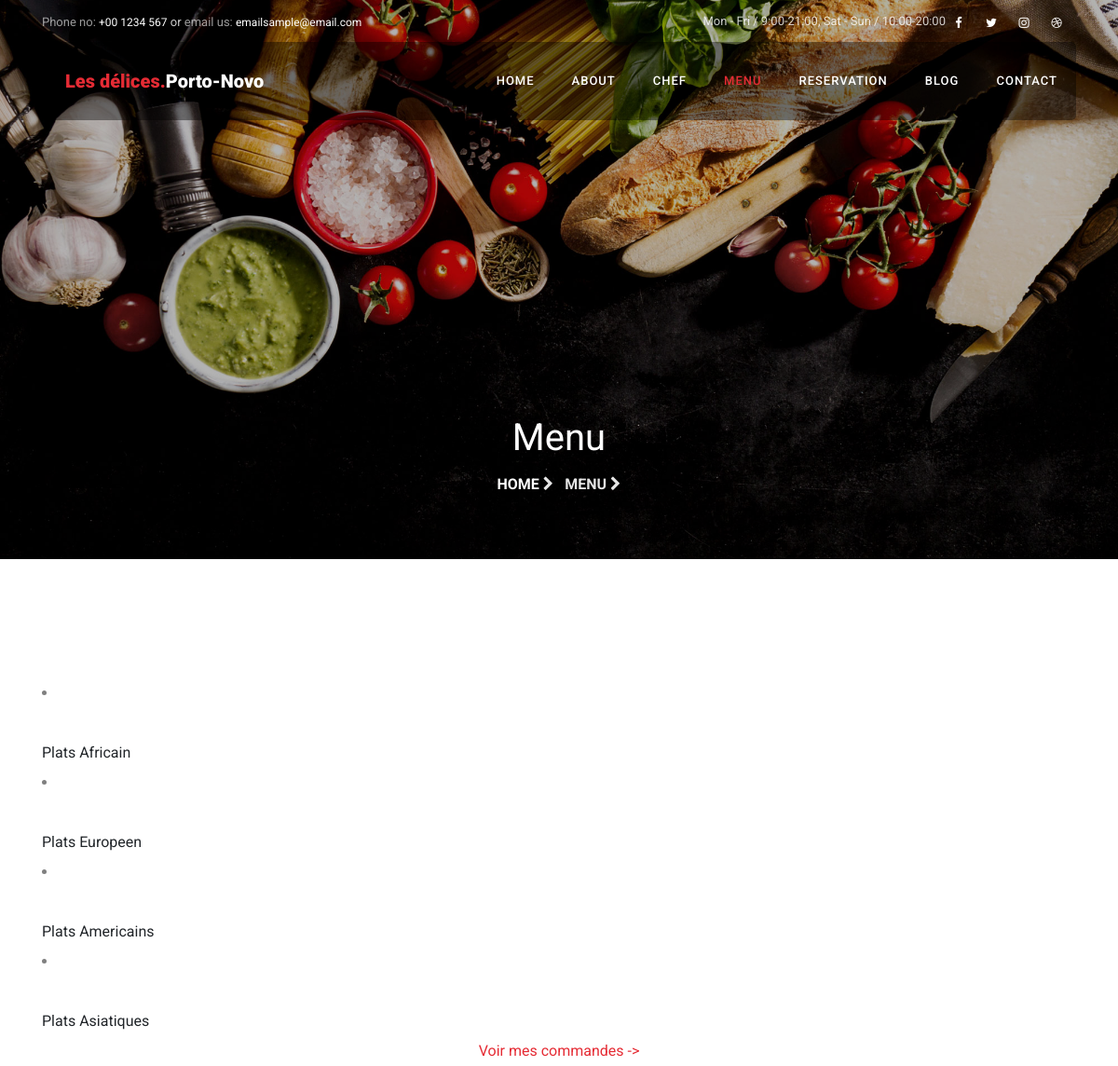
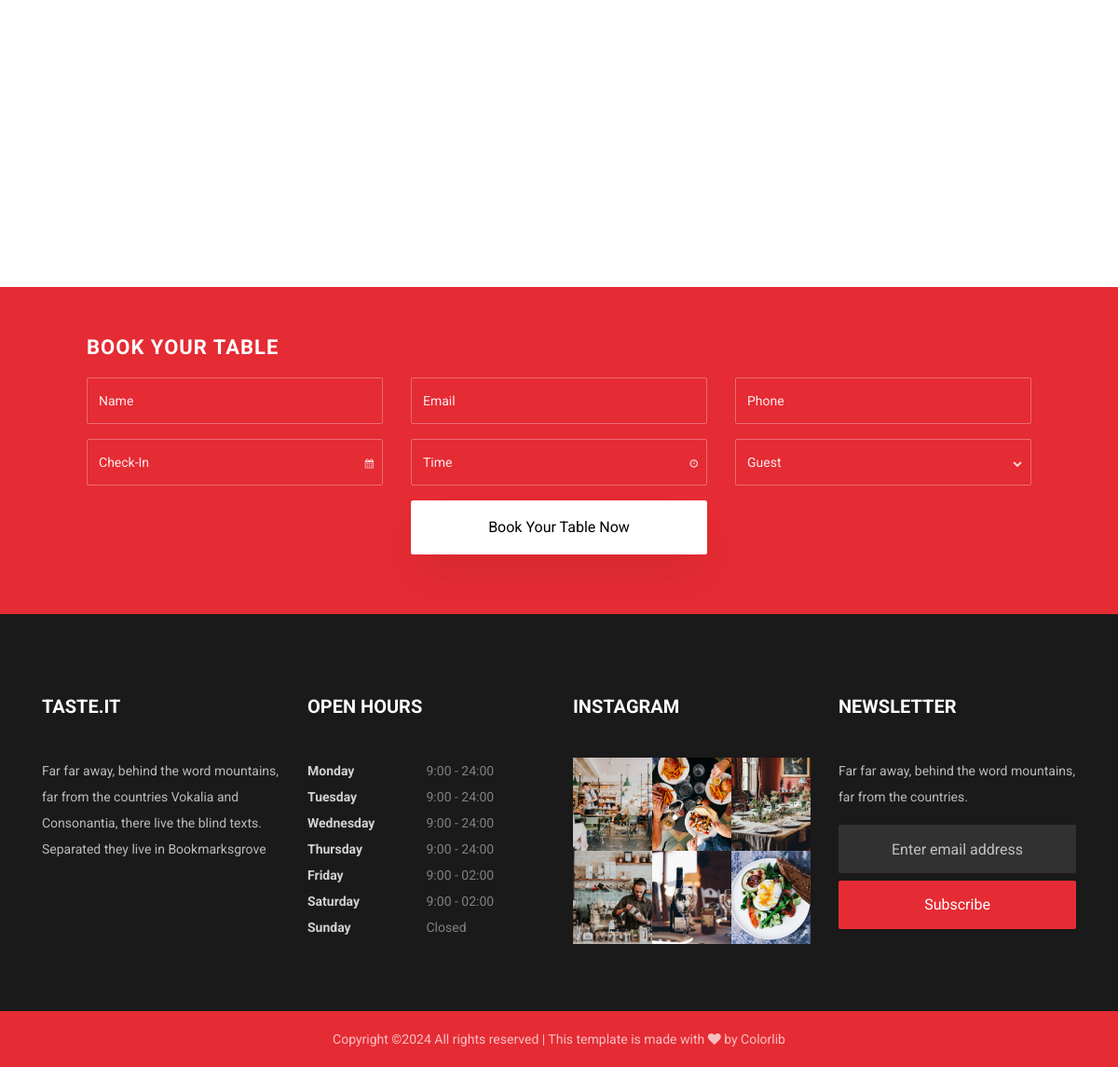
Page /menu.php?cat=1 on the committed database (2 pictures, top to bottom).
### tables this page shows
CREATE TABLE `categorie` (
  `id` int(11) NOT NULL,
  `categorie` varchar(100) NOT NULL
);

### menu.php (the view, shortened to what this page needs)
<?php
 require 'config.php';
 $categorie = $bd -> query("SELECT * FROM categorie")->fetchAll();
?>
<!DOCTYPE html>
<html lang="en">
<head>
	<link rel="stylesheet" href="https://stackpath.bootstrapcdn.com/font-awesome/4.7.0/css/font-awesome.min.css">
	<link rel="stylesheet" href="css/animate.css">
	<link rel="stylesheet" href="css/owl.carousel.min.css">
	<link rel="stylesheet" href="css/owl.theme.default.min.css">
	<link rel="stylesheet" href="css/magnific-popup.css">
	<link rel="stylesheet" href="css/bootstrap-datepicker.css">
	<link rel="stylesheet" href="css/jquery.timepicker.css">
	<link rel="stylesheet" href="css/flaticon.css">
	<link rel="stylesheet" href="css/style.css">
</head>
<body>
	<div class="wrap">
		<div class="container">
			<div class="row justify-content-between">
				<div class="col-12 col-md d-flex align-items-center">
					<p class="mb-0 phone"><span class="mailus">Phone no:</span> <a href="#">+00 1234 567</a> or <span class="mailus">email us:</span> <a href="#">emailsample@email.com</a></p>
				</div>
				<div class="col-12 col-md d-flex justify-content-md-end">
					<p class="mb-0">Mon - Fri / 9:00-21:00, Sat - Sun / 10:00-20:00</p>
					<div class="social-media">
						<p class="mb-0 d-flex">
							<a href="#" class="d-flex align-items-center justify-content-center"><span class="fa fa-facebook"><i class="sr-only">Facebook</i></span></a>
							<a href="#" class="d-flex align-items-center justify-content-center"><span class="fa fa-twitter"><i class="sr-only">Twitter</i></span></a>
							<a href="#" class="d-flex align-items-center justify-content-center"><span class="fa fa-instagram"><i class="sr-only">Instagram</i></span></a>
							<a href="#" class="d-flex align-items-center justify-content-center"><span class="fa fa-dribbble"><i class="sr-only">Dribbble</i></span></a>
						</p>
					</div>
				</div>
			</div>
		</div>
	</div>
	<nav class="navbar navbar-expand-lg navbar-dark ftco_navbar bg-dark ftco-navbar-light" id="ftco-navbar">
		<div class="container">
			<a class="navbar-brand" href="index.php">Les délices.<span>Porto-Novo</span></a>
			<div class="collapse navbar-collapse" id="ftco-nav">
				<ul class="navbar-nav ml-auto">
					<li class="nav-item"><a href="index.php" class="nav-link">Home</a></li>
					<li class="nav-item"><a href="about.php" class="nav-link">About</a></li>
					<li class="nav-item"><a href="chef.php" class="nav-link">Chef</a></li>
					<li class="nav-item active"><a href="menu.php" class="nav-link">Menu</a></li>
					<li class="nav-item"><a href="reservation.php" class="nav-link">Reservation</a></li>
					<li class="nav-item"><a href="blog.php" class="nav-link">Blog</a></li>
					<li class="nav-item"><a href="contact.php" class="nav-link">Contact</a></li>
				</ul>
			</div>
		</div>
	</nav>
	<section class="hero-wrap hero-wrap-2" style="background-image: url('images/bg_5.jpg');" data-stellar-background-ratio="0.5">
		<div class="overlay"></div>
		<div class="container">
			<div class="row no-gutters slider-text align-items-end justify-content-center">
				<div class="col-md-9 ftco-animate text-center mb-5">
					<h1 class="mb-2 bread">Menu</h1>
					<p class="breadcrumbs"><span class="mr-2"><a href="index.php">Home <i class="fa fa-chevron-right"></i></a></span> <span>Menu <i class="fa fa-chevron-right"></i></span></p>
				</div>
			</div>
		</div>
	</section>
	<section class="ftco-section">
		<div class="container">
		<?php
                          foreach ($categorie as $cat):
                        ?>
                        <li class="nav-item" >
                            <a class="d-flex align-items-center text-start mx-3 pb-3" data-bs-toggle="pill" href="">
                                <div class="ps-3">
                                    <a href="menu.php?cat=<?= $cat->id?>" style="cursor : pointer" class="text-body" data-filter=""><?= $cat->categorie?></a>
                                </div>
                            </a>
                        </li>
                        <?php
                          endforeach
                        ?>
		<center><a href="./listepanier.php">Voir mes commandes -></a></center>
			<div class="row justify-content-center mb-5 pb-2">
			</div>
	</section>
	<section class="ftco-section ftco-wrap-about bg-primary ftco-no-pb ftco-no-pt">
		<div class="container">
			<div class="row no-gutters">
				<div class="col-sm-12 p-4 p-md-5 d-flex align-items-center justify-content-center bg-primary">
					<form action="#" class="appointment-form">
						<h3 class="mb-3">Book your Table</h3>
						<div class="row justify-content-center">
							<div class="col-md-4">
								<div class="form-group">
									<input type="name" class="form-control" placeholder="Name">
								</div>
							</div>
							<div class="col-md-4">
								<div class="form-group">
									<input type="email" class="form-control" placeholder="Email">
								</div>
							</div>
							<div class="col-md-4">
								<div class="form-group">
									<input type="text" class="form-control" placeholder="Phone">
								</div>
							</div>
							<div class="col-md-4">
								<div class="form-group">
									<div class="input-wrap">
										<div class="icon"><span class="fa fa-calendar"></span></div>
										<input type="text" class="form-control book_date" placeholder="Check-In">
									</div>
								</div>
							</div>
							<div class="col-md-4">
								<div class="form-group">
									<div class="input-wrap">
										<div class="icon"><span class="fa fa-clock-o"></span></div>
										<input type="text" class="form-control book_time" placeholder="Time">
									</div>
								</div>
							</div>
							<div class="col-md-4">
								<div class="form-group">
									<div class="form-field">
										<div class="select-wrap">
											<div class="icon"><span class="fa fa-chevron-down"></span></div>
											<select name="" id="" class="form-control">
												<option value="">Guest</option>
											</select>
										</div>
									</div>
								</div>
							</div>
							<div class="col-md-4">
								<div class="form-group">
									<input type="submit" value="Book Your Table Now" class="btn btn-white py-3 px-4">
								</div>
							</div>
						</div>
					</form>
				</div>
			</div>
		</div>
	</section>
	<footer class="ftco-footer ftco-no-pb ftco-section">
		<div class="container">
			<div class="row mb-5">
				<div class="col-md-6 col-lg-3">
					<div class="ftco-footer-widget mb-4">
						<h2 class="ftco-heading-2">Taste.it</h2>
						<p>Far far away, behind the word mountains, far from the countries Vokalia and Consonantia, there live the blind texts. Separated they live in Bookmarksgrove</p>
						<ul class="ftco-footer-social list-unstyled float-md-left float-lft mt-3">
						</ul>
					</div>
				</div>
				<div class="col-md-6 col-lg-3">
					<div class="ftco-footer-widget mb-4">
						<h2 class="ftco-heading-2">Open Hours</h2>
						<ul class="list-unstyled open-hours">
							<li class="d-flex"><span>Monday</span><span>9:00 - 24:00</span></li>
							<li class="d-flex"><span>Tuesday</span><span>9:00 - 24:00</span></li>
							<li class="d-flex"><span>Wednesday</span><span>9:00 - 24:00</span></li>
							<li class="d-flex"><span>Thursday</span><span>9:00 - 24:00</span></li>
							<li class="d-flex"><span>Friday</span><span>9:00 - 02:00</span></li>
							<li class="d-flex"><span>Saturday</span><span>9:00 - 02:00</span></li>
							<li class="d-flex"><span>Sunday</span><span> Closed</span></li>
						</ul>
					</div>
				</div>
				<div class="col-md-6 col-lg-3">
					<div class="ftco-footer-widget mb-4">
						<h2 class="ftco-heading-2">Instagram</h2>
						<div class="thumb d-sm-flex">
							<a href="#" class="thumb-menu img" style="background-image: url(images/insta-1.jpg);">
							</a>
							<a href="#" class="thumb-menu img" style="background-image: url(images/insta-2.jpg);">
							</a>
							<a href="#" class="thumb-menu img" style="background-image: url(images/insta-3.jpg);">
							</a>
						</div>
						<div class="thumb d-flex">
							<a href="#" class="thumb-menu img" style="background-image: url(images/insta-4.jpg);">
							</a>
							<a href="#" class="thumb-menu img" style="background-image: url(images/insta-5.jpg);">
							</a>
							<a href="#" class="thumb-menu img" style="background-image: url(images/insta-6.jpg);">
							</a>
						</div>
					</div>
				</div>
				<div class="col-md-6 col-lg-3">
					<div class="ftco-footer-widget mb-4">
						<h2 class="ftco-heading-2">Newsletter</h2>
						<p>Far far away, behind the word mountains, far from the countries.</p>
						<form action="#" class="subscribe-form">
							<div class="form-group">
								<input type="text" class="form-control mb-2 text-center" placeholder="Enter email address">
								<input type="submit" value="Subscribe" class="form-control submit px-3">
							</div>
						</form>
					</div>
				</div>
			</div>
		</div>
		<div class="container-fluid px-0 bg-primary py-3">
			<div class="row no-gutters">
				<div class="col-md-12 text-center">
					<p class="mb-0">
						Copyright &copy;<script>document.write(new Date().getFullYear());</script> All rights reserved | This template is made with <i class="fa fa-heart" aria-hidden="true"></i> by <a href="https://colorlib.com" target="_blank">Colorlib</a>
						</p>
					</div>
				</div>
			</div>
		</footer>
	</body>
	</html>

### rows in the picture
categorie: categorie "Plats Africain"
categorie: categorie "Plats Europeen"
categorie: categorie "Plats Americains"
categorie: categorie "Plats Asiatiques"
